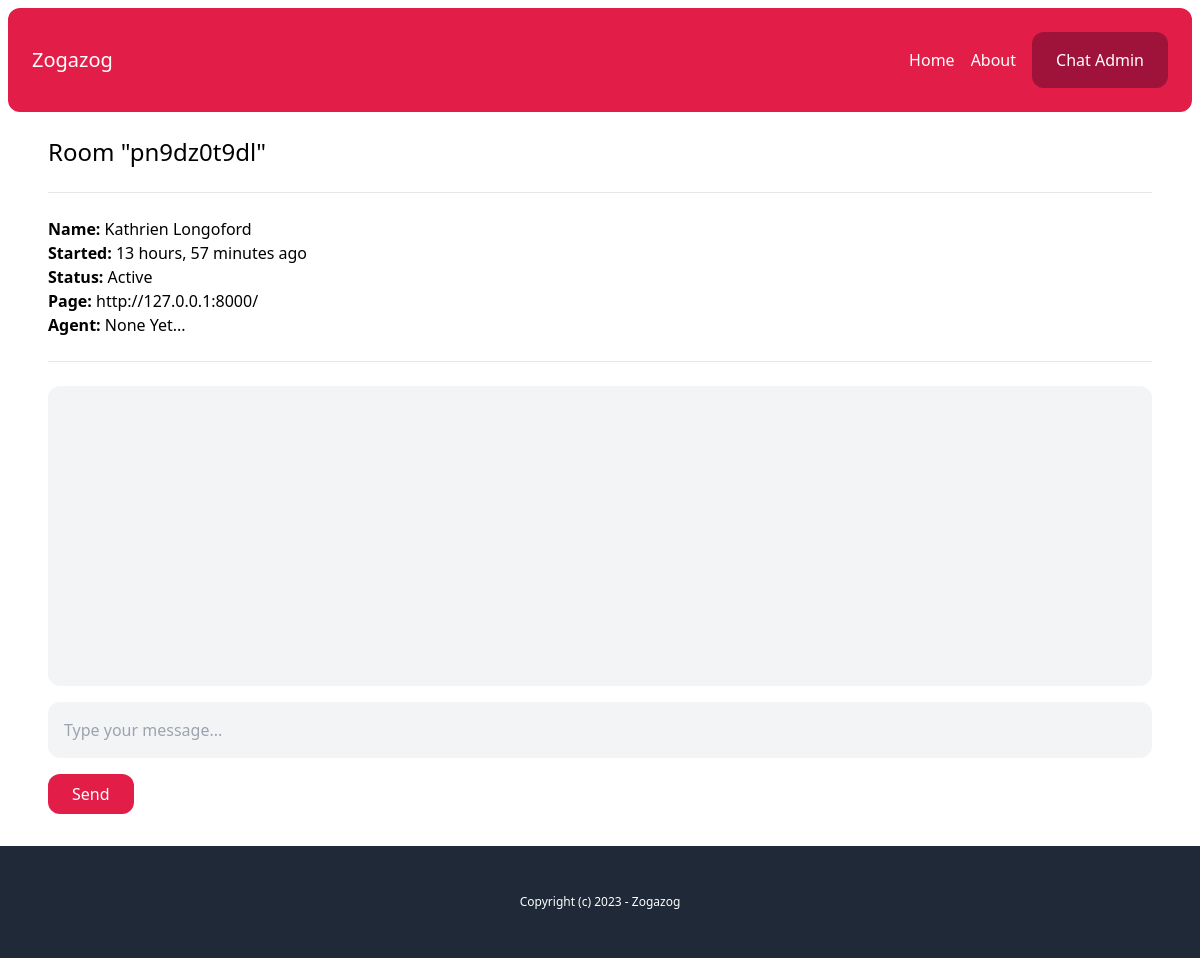
Screenshot of /chat-room/pn9dz0t9dl/ (signed in) with the database file from the repository.
### chat/models.py (models this page shows, shortened)
class Room(models.Model):
    WAITING = 'waiting'
    ACTIVE = 'active'
    CLOSED = 'closed'
    CHOICES_STATUS = (
        (WAITING, 'Waiting'),
        (ACTIVE, 'Active'),
        (CLOSED, 'Closed'),
    )
    uuid = models.CharField(_("UUID"), max_length=255)
    client = models.CharField(_("Client"), max_length=255)
    agent = models.ForeignKey(User, related_name='rooms',blank=True,null=True, on_delete=models.SET_NULL)
    messages = models.ManyToManyField(Message, blank=True)
    url = models.CharField(_("URL"), max_length=255,blank=True,null=True)
    status = models.CharField(_("STATUS"), max_length=20,choices=CHOICES_STATUS,default=WAITING)
    created_at = models.DateTimeField(_("Created At"), auto_now=False, auto_now_add=True)
    class Meta:
        ordering = ('-created_at',)

### chat/views.py (the view)
# urls.py: path('chat-room/<str:uuid>/', views.room, name="chat-room"),
@login_required
def room(request,uuid):
    room = Room.objects.get(uuid=uuid)
    if room.status == Room.WAITING:
        room.status = Room.ACTIVE
        room.agent = request.user
        room.save()
    return render(request, 'chat/room.html', {'room': room})

### chat/templates/chat/room.html (shortened to what this page needs)
{% extends "core/base.html" %}
{% load static %}
{% load chatextras %}
{% block content %}
    <h1 class="text-2xl">Room "{{room.uuid}}"</h1>
    <hr class="my-6">
    <p class="mb-6">
        <b>Name: </b> {{room.client}} <br>
        <b>Started: </b> {{room.created_at|timesince}} ago <br>
        <b>Status: </b> {{room.get_status_display}} <br>
        <b>Page: </b> {{room.url}} <br>
        <b>Agent: </b> {% firstof room.created_by.name 'None Yet...'  %} <br>
    </p>
    <hr class="mb-6">
    <div id="chat_log" class="mb-4 p-4 bg-gray-100 rounded-xl overflow-scroll flex flex-col flex-grow h-[300px]">
    </div>
    {% if room.status == 'active' %}
        <input type="text" name="body" id="chat_message_input" class="w-full mb-4 p-4 bg-gray-100 rounded-xl" placeholder="Type your message...">
        <button id="chat_message_submit" class="py-2 px-6 bg-rose-600 text-white rounded-xl">Send</button>
    {% endif %}
{% endblock content %}

### rows the page displays
Room: uuid "pn9dz0t9dl", client "Kathrien Longoford", created_at "13 hours, 57 minutes", status "Active", url "http://127.0.0.1:8000/"
